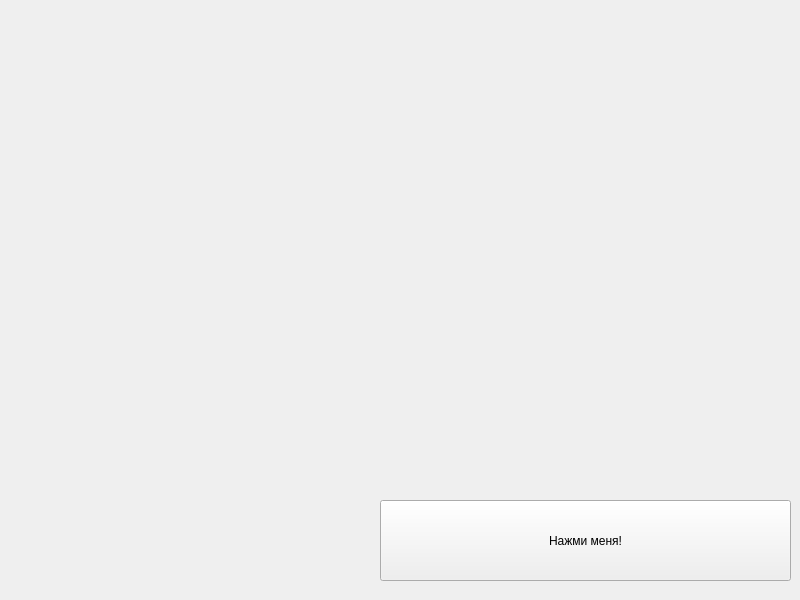
<?xml version="1.0" encoding="UTF-8"?>
<ui version="4.0">
 <class>MainWindow</class>
 <widget class="QMainWindow" name="MainWindow">
  <property name="geometry">
   <rect>
    <x>0</x>
    <y>0</y>
    <width>800</width>
    <height>600</height>
   </rect>
  </property>
  <property name="minimumSize">
   <size>
    <width>800</width>
    <height>600</height>
   </size>
  </property>
  <property name="maximumSize">
   <size>
    <width>800</width>
    <height>600</height>
   </size>
  </property>
  <property name="windowTitle">
   <string>Круги</string>
  </property>
  <widget class="QWidget" name="centralwidget">
   <widget class="QPushButton" name="pushButton">
    <property name="geometry">
     <rect>
      <x>380</x>
      <y>500</y>
      <width>411</width>
      <height>81</height>
     </rect>
    </property>
    <property name="text">
     <string>Нажми меня!</string>
    </property>
   </widget>
  </widget>
 </widget>
 <resources/>
 <connections/>
</ui>
